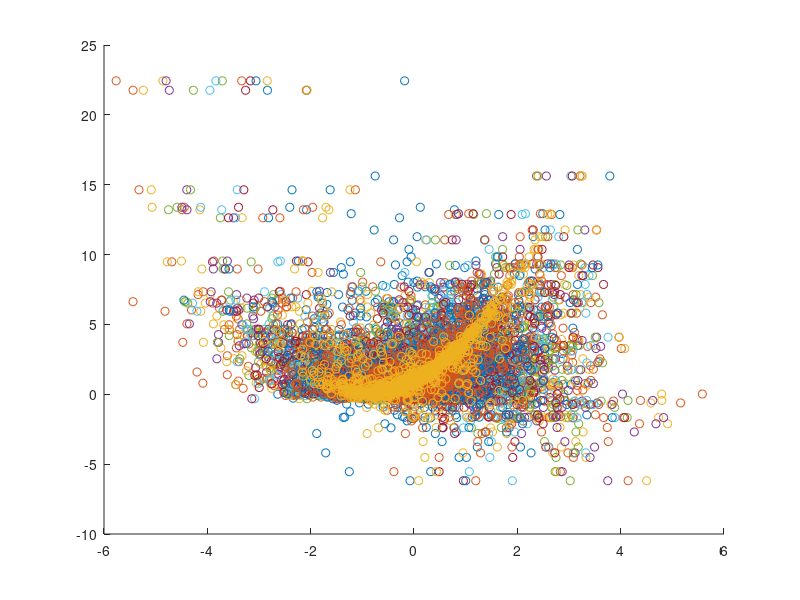
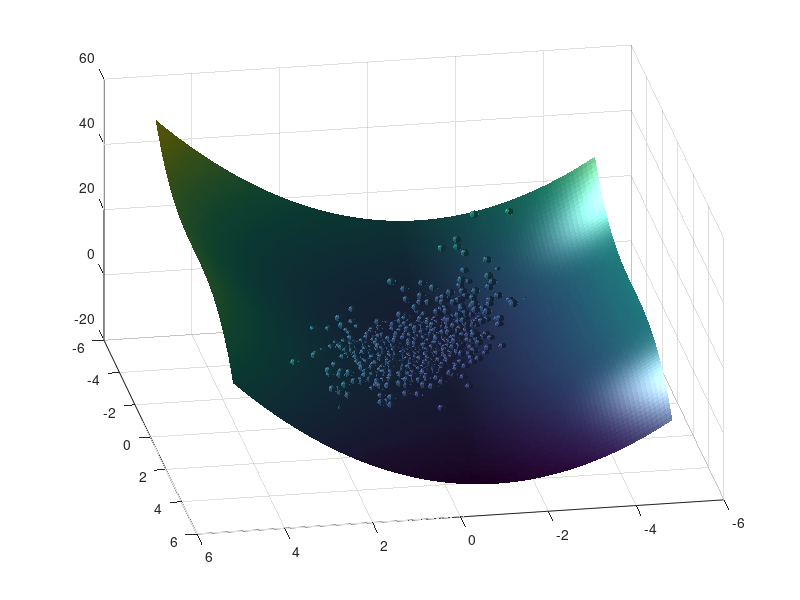

Here is the MATLAB script that generated these plots, in order: (Note: this script raises an error after producing the figures.)
%% TEST FILE FOR ILLUSTRATION

% This file show how the internal predia files are used in a test example.

clear all
n_mc = 20000;

%%%%%%%%%%%%%%%%%%%%%%%%%%%%%%%%%%%%%%%%%%%%%%%%%%%%%%%%%%%%%%%%%%%%%%%%%%
%%% SIMPLE NON LINEAR MODEL %%%%%%%%%%%%%%%%%%%%%%%%%%%%%%%%%%%%%%%%%%%%%%
% with relevant parameters 1 and 7
% other parameter are only pseudo parameter
% parameter 10 is independent to the output
input = randn(1,n_mc);
%simluation different less dependent input parameter
for i= 2:9
    input(i,:) = input(i-1,:) + randn(1,n_mc).*0.5;
end
input(10,:) =randn(1,n_mc);

% inputs are observable quanties, for which an measurement error needs to
% be defined for the latter data worth analysis
meas_err_std(1:4)  = 0.8;
meas_err_std(5:10) = 0.3;

% model prediction
output = (input(1,:)+1).^2 - (.5 .* input(7,:) + randn(1,n_mc).* .25).^3 + randn(1,n_mc).* 0.2;
%%%%%%%%%%%%%%%%%%%%%%%%%%%%%%%%%%%%%%%%%%%%%%%%%%%%%%%%%%%%%%%%%%%%%%%%%%
%%%%%%%%%%%%%%%%%%%%%%%%%%%%%%%%%%%%%%%%%%%%%%%%%%%%%%%%%%%%%%%%%%%%%%%%%%
    figure(1)
    clf
    hold on
    n_plot = 1000;
for i = 1:10

    scatter(input(11-i,1:n_plot),output(1:n_plot))
end

[X1,X2] = meshgrid(-5:.1:5,-5:.1:5);

fid_out = fopen('input.data','w');
fwrite(fid_out,input(:),'double');
fclose(fid_out);

fid_out = fopen('output.data','w');
fwrite(fid_out,output,'double');
fclose(fid_out);

%%
figure(4)
clf
surf(X1,X2,(X1+1).^2 - (.5 .* X2).^3)
[X,Y,Z] = sphere(10);
X = X./10;
Y = Y./10;

hold on
for i = 1:1000
    surf(input(1,i)+X,input(5,i)+Y,output(i)+Z)
end
shading flat
light
view(-190,37)
% scatter3(input(1,:),input(5,:),output,50,output,'filled')
%% single measurement
ctrl = [];
% ctrl.no_err_marg = 0;


% Evaluation of the prior variance of the model output
prior_var = var(output);

% Evaluation of the posterior variance of the model output conditional on the input data 1 to 10
for i= 1:10
    tic
    [cond_var(i),ESS] = expect_cond_var_predia(ctrl, input(i,:),input(i,1:2000), meas_err_std(i),output);
    toc
end

% Plotting
figure(2)
hold on
plot(prior_var- cond_var)
ylim([0 5])
xlabel('given input')
ylabel('variance reduction')
legend('one obs.')
grid on



%% two measurements


for i= 1:10
    tic
    comb_input = input([1 i],:);  % fixed first observation in combination of any other observations
    [cond_var_comb2(i),ESS] = expect_cond_var_predia(ctrl, comb_input ,comb_input(:,1:2000), meas_err_std([1,i]) ,output);
    toc
end

figure(2)
hold on

plot(1:10,prior_var- cond_var_comb2(1:10),'r')
xlabel('given input')
ylabel('variance reduction')

legend({'one obs.','two obs.'})

return
%%

[weights, ESS, sumSqrWeights,ttime] = predia_weight_matrix(ctrl,comb_input(:,1:10),comb_input(:,1:2), meas_err_std([1,i]))
weights
tmp_cond_var = weighted_cond_var(ctrl, weights,sumSqrWeights,output(1:10))


[weights, ESS, sumSqrWeights,ttime] = predia_weight_matrix(ctrl,comb_input(:,1:20000),comb_input(:,1:2000), meas_err_std([1,i]));
mean(weighted_cond_var(ctrl, weights,sumSqrWeights,output(1:20000)))